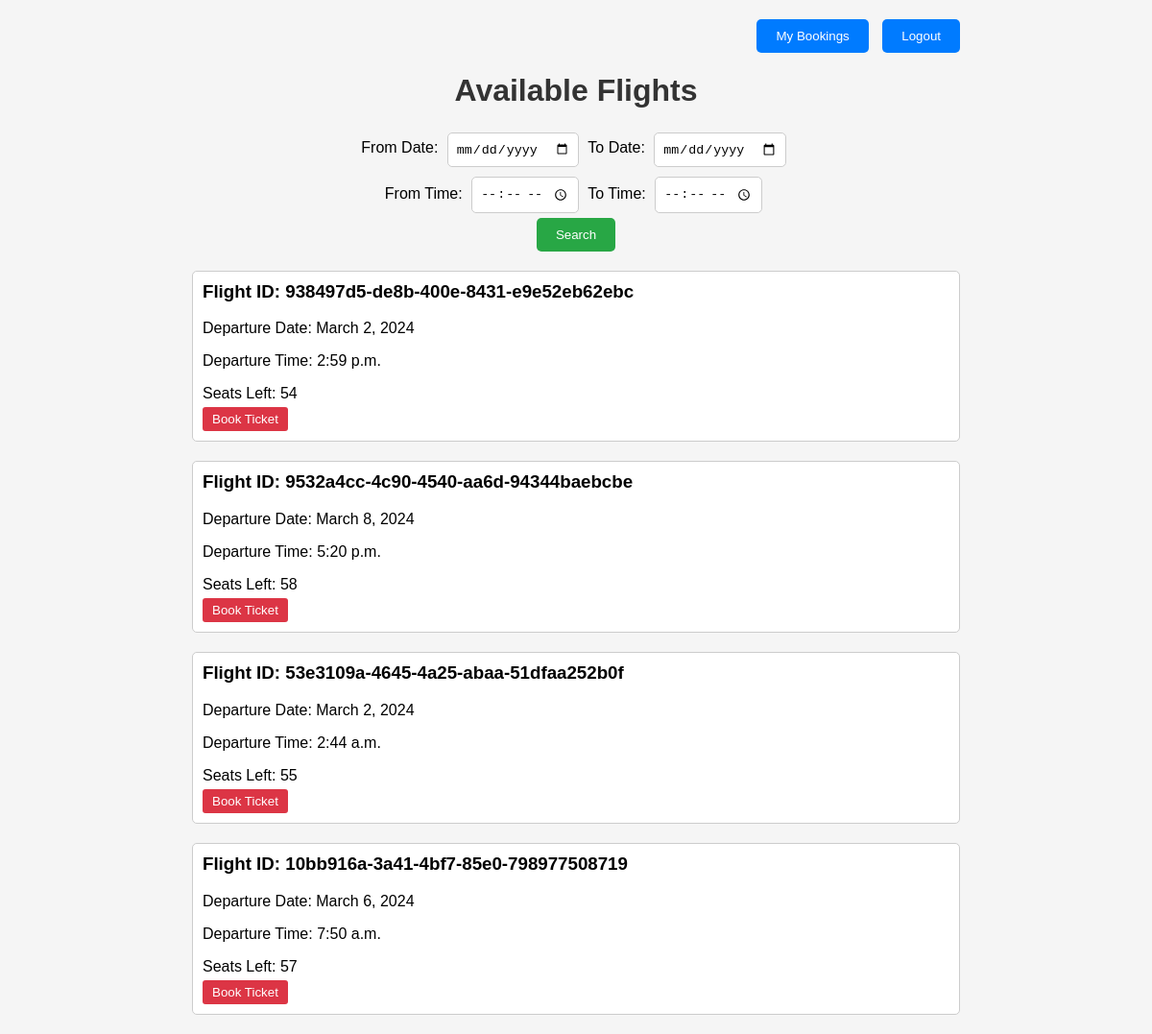
The app's page /flights/ (signed in) with its own data.
### bookings/models.py (models this page shows, shortened)
class Flight(models.Model):
    flight_number = models.UUIDField(primary_key=True, default=uuid.uuid4, editable=False)
    departure_date=models.DateField()
    departure_time=models.TimeField()
    seat_count=models.PositiveIntegerField(default=60)
    booked_seats=models.PositiveIntegerField(default=0)
    seats_left = models.IntegerField(default=60)

### bookings/views.py (the view)
# urls.py: path('flights/',views.flights,name="flights"),
@login_required(login_url='login')
def flights(request):
    if request.method == 'POST':
        from_date = request.POST.get('from_date')
        to_date = request.POST.get('to_date')
        from_time = request.POST.get('from_time')
        to_time = request.POST.get('to_time')
        filtered_flights = Flight.objects.all()
        if from_date:
            filtered_flights = filtered_flights.filter(departure_date__gte=from_date)
        if to_date:
            filtered_flights = filtered_flights.filter(departure_date__lte=to_date)
        if from_time:
            filtered_flights = filtered_flights.filter(departure_time__gte=from_time)
        if to_time:
            filtered_flights = filtered_flights.filter(departure_time__lte=to_time)
        context = {'flights': filtered_flights}
        return render(request, 'flights.html', context)
    else:
        all_flights = Flight.objects.all()
        context = {'flights': all_flights}
        return render(request, 'flights.html', context)

### bookings/templates/flights.html (shortened to what this page needs)
{% load static %}
<!DOCTYPE html>
<html lang="en">
<head>
    <link rel="stylesheet" href="{% static 'flights.css' %}" />
</head>
<body>
    <div class="container">
        <div class="top-right">
            {% if user.is_authenticated %}
            {% if user.user_type == 'admin' %}
            <a href="{% url 'search_flights' %}"><button>Flight Bookings</button></a>
            {% else %}
            <a href="{% url 'my_bookings' %}"><button>My Bookings</button></a>
            {% endif %}
            <form action="{% url 'logout' %}" method="post">
                <button type="submit">Logout</button>
            </form>
            {% endif %}
        </div>
        <h1>Available Flights</h1>
        <div class="filter-container">
            <form method="post" action="{% url 'flights' %}">
                <label for="from_date">From Date:</label>
                <input type="date" id="from_date" name="from_date">
                <label for="to_date">To Date:</label>
                <input type="date" id="to_date" name="to_date">
                <br>
                <label for="from_time">From Time:</label>
                <input type="time" id="from_time" name="from_time">
                <label for="to_time">To Time:</label>
                <input type="time" id="to_time" name="to_time">
                <br>
                <input type="submit" value="Search">
            </form>
        </div>
        {% for flight in flights %}
        <div class="flight-box">
            <h3>Flight ID: {{ flight.flight_number }}</h3>
            <p>Departure Date: {{ flight.departure_date }}</p>
            <p>Departure Time: {{ flight.departure_time }}</p>
            <p>Seats Left: {{flight.seats_left}}</p>
            {% if user.is_authenticated %}
            {% if user.user_type == 'user' %}
            <form method="post" action="{% url 'book_ticket' flight.flight_number %}">
                <button type="submit" class="book-btn"
                    onclick="return confirm('Are you sure you want to book a ticket for this flight?')">Book
                    Ticket</button>
            </form>
            {% endif %}
            {% endif %}
        </div>
        {% endfor %}
    </div>
</body>
</html>

### static/flights.css (style rules this page uses)
body { font-family: Arial, sans-serif; margin: 0; padding: 0; background-color: #f5f5f5; }
.container { max-width: 800px; margin: 20px auto; padding: 0 20px; }
.top-right { text-align: right; margin-bottom: 20px; }
.top-right form { display: inline-block; }
.top-right button { background-color: #007bff; color: #fff; border: none; padding: 10px 20px; margin-left: 10px; cursor: pointer; border-radius: 5px; transition: background-color 0.3s ease; }
h1 { color: #333; text-align: center; margin-bottom: 20px; }
.filter-container { text-align: center; margin-bottom: 20px; }
.filter-container input[type="date"], .filter-container input[type="time"] { padding: 8px; border-radius: 5px; border: 1px solid #ccc; margin: 5px; }
.filter-container input[type="submit"] { background-color: #28a745; color: #fff; border: none; padding: 10px 20px; border-radius: 5px; cursor: pointer; transition: background-color 0.3s ease; }
.flight-box { border: 1px solid #ccc; padding: 10px; margin-bottom: 20px; background-color: #fff; border-radius: 5px; }
.flight-box h3 { margin-top: 0; }
.flight-box p { margin-bottom: 5px; }
.remove-btn, .book-btn { background-color: #dc3545; color: #fff; border: none; padding: 5px 10px; border-radius: 3px; cursor: pointer; transition: background-color 0.3s ease; }

### records on screen
Flight: flight_number "938497d5-de8b-400e-8431-e9e52eb62ebc", departure_date "March 2, 2024", departure_time "2:59 p.m.", seats_left "54"
Flight: flight_number "9532a4cc-4c90-4540-aa6d-94344baebcbe", departure_date "March 8, 2024", departure_time "5:20 p.m.", seats_left "58"
Flight: flight_number "53e3109a-4645-4a25-abaa-51dfaa252b0f", departure_date "March 2, 2024", departure_time "2:44 a.m.", seats_left "55"
Flight: flight_number "10bb916a-3a41-4bf7-85e0-798977508719", departure_date "March 6, 2024", departure_time "7:50 a.m.", seats_left "57"
